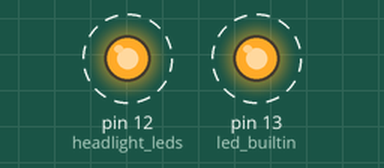
Bench run of a sketch on a simulated Arduino Uno, built with avr-gcc and run on an emulated ATmega328P. Parts: output pins drawn as LEDs (lit = HIGH). Dashed ring = blinking.

Above: at 0.2 s.
Timing chart, 0 to 3.0 s (numbered marks = the images above):
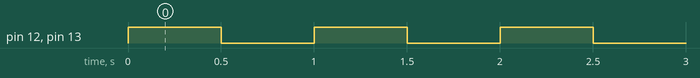

The sketch:

Hazard_lights.ino
```cpp
void setup() {

  pinMode(LED_BUILTIN, OUTPUT); // led builtin
  pinMode(12, OUTPUT); // headlight leds
  pinMode(13, OUTPUT); // piezo buzzer
}

void loop() {

  digitalWrite(LED_BUILTIN, HIGH);   // turn the LED on (HIGH is the voltage level)
  digitalWrite(12, HIGH);
  delay(500);                       // wait for half a second
  digitalWrite(LED_BUILTIN, LOW);    // turn the LED off by making the voltage LOW
  digitalWrite(12, LOW);
  delay(500);                       // wait for half a second
}
```

Measured:
- by itself, pin 12 (headlight_leds), pin 13 (led_builtin): alternates HIGH for 0.50 s and LOW for 0.50 s
